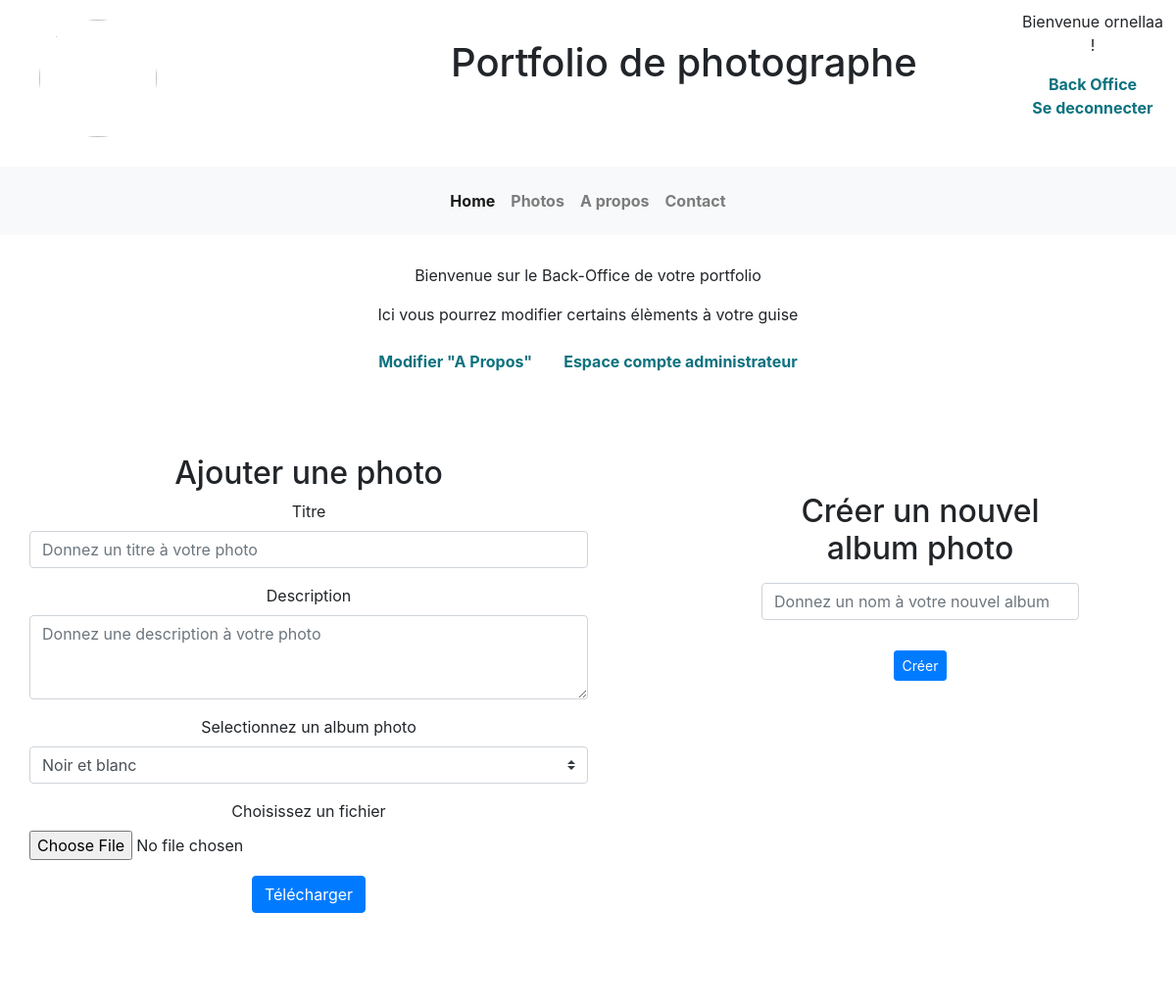
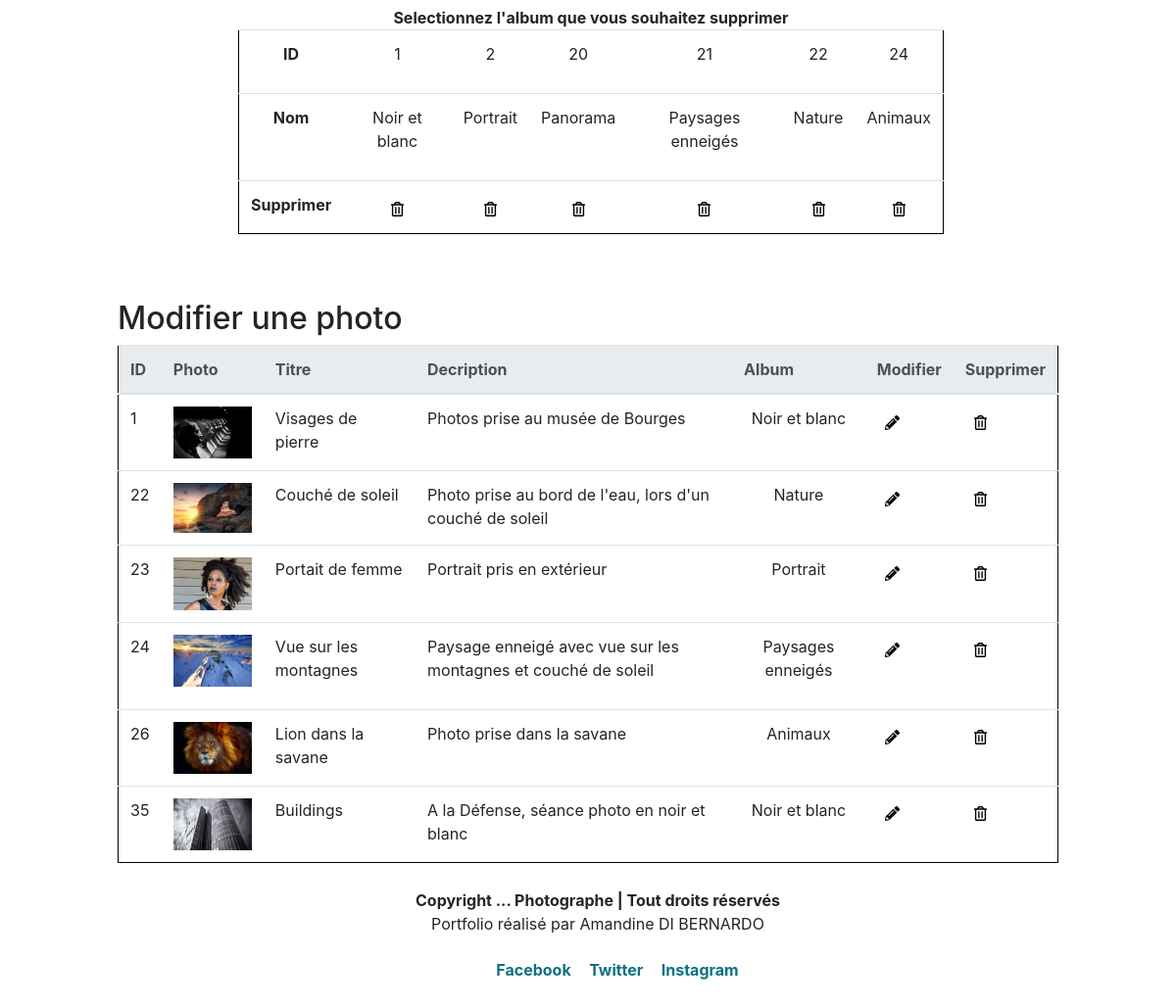
/index.php?controller=backoffice&action=afficherBackOffice (signed in), run on the app's committed database (2 pictures, top to bottom).
### tables this page shows
CREATE TABLE `album` (
  `a_id` int(11) NOT NULL,
  `a_nom` varchar(25) DEFAULT NULL
);

CREATE TABLE `photo` (
  `p_id` int(11) NOT NULL,
  `p_description` longtext,
  `p_title` varchar(25) DEFAULT NULL,
  `p_url` varchar(250) DEFAULT NULL,
  `a_id_fk` int(11) DEFAULT NULL,
  `u_id_fk` int(11) DEFAULT NULL
);

### Controllers/backOfficeController.php (called while the page is built, shortened)
<?php
class BackOfficeController extends CoreController
{
	public function afficherBackOfficeAction()
	{
		$model = new photoModel();
		$mesPhotos = $model->getMyPhotos();
		$albums = $model->getAllAlbums();
		foreach ($mesPhotos as $maPhoto)
		{
		 	if(!empty($maPhoto->albumId))
		 	{
		 		$model = new AlbumModel();
				$albumByPhoto = $model->getInfoAlbum($maPhoto->albumId);
		 	}
		}
		require(VIEWS.'BackOffice/backOfficeView.php');
	}
}

### Models/albumModel.php (called while the page is built, shortened)
<?php
class AlbumModel extends CoreModel
{
		public function getInfoAlbum($idAlbum){
		$albums = array();
		$sql = 'SELECT * FROM album WHERE a_id = '.$idAlbum;
		$datas = $this->MakeSelect($sql);
		foreach ($datas as $data) {
			$albums[] = new Album($data);
		}
		return $albums;
	}
}

### Models/coreModel.php (called while the page is built, shortened)
<?php
class CoreModel{
    private static $pdo = NULL;
    public function __construct(){
        if(self::$pdo == NULL){
            self::$pdo = new PDO ('mysql:host=' . DB_HOST . ';dbname=' . DB_NAME . ';charset=utf8', DB_USER, DB_PASS);
            self::$pdo->setAttribute(PDO::ATTR_ERRMODE, PDO::ERRMODE_EXCEPTION);
        }
        return self::$pdo;
    }
    protected function makeStatement($sql, $params = array())
    {
        if(count($params) == 0)
        {
            $statement = self::$pdo->query($sql);
        }
        return $statement;
    }
    protected function makeSelect($sql, $params = array(), $fetchStyle = PDO::FETCH_ASSOC)
    {
        $statement = $this->makeStatement($sql, $params);
        $data = $statement->fetchAll($fetchStyle);
        return $data;
    }
}

### Models/photoModel.php (called while the page is built, shortened)
<?php
class PhotoModel extends CoreModel
{
	public function getMyPhotos(){
		$mesPhotos = array();
		$sql ='SELECT * FROM photo ORDER BY p_id';
		$datas = $this->MakeSelect($sql);
		foreach ($datas as $data) {
			$mesPhotos[] = new Photo($data);
		}
		return $mesPhotos;
	}
	public function getAllAlbums(){
		$albums = array();
		$sql = 'SELECT * FROM album ORDER BY a_id';
		$datas = $this->MakeSelect($sql);
		foreach ($datas as $data) {
			$albums[] = new Album($data);
		}
		return $albums;
	}
}

### Classes/album.class.php (called while the page is built, shortened)
<?php
class Album{
	public $albumId;
	public $albumNom;
	public function __construct(array $data){
		$this->albumId = $data['a_id'];
		$this->albumNom = $data['a_nom'];
	}
    public function getAlbumId()
    {
        return $this->albumId;
    }
    public function getAlbumNom()
    {
        return $this->albumNom;
    }
}

### Classes/photo.class.php (called while the page is built, shortened)
<?php
Class Photo{
	 public $id;
	 public $description;
	 public $title;
	 public $url;
     public $albumId;
	 public function __construct(array $data){
	 	$this->id = $data['p_id'];
	 	$this->description = $data['p_description'];
	 	$this->title = $data['p_title'];
	 	$this->url = $data['p_url'];
        $this->albumId = $data['a_id_fk'];
	 }
    public function getId()
    {
        return $this->id;
    }
    public function getDescription()
    {
        return $this->description;
    }
    public function getTitle()
    {
        return $this->title;
    }
    public function getUrl()
    {
        return $this->url;
    }
    public function getAlbumId()
    {
        return $this->albumId;
    }
}

### Views/BackOffice/backOfficeView.php (the view, shortened to what this page needs)
<!DOCTYPE html>
<html>
<head>
	<link rel="stylesheet" type="text/css" href="./assets/css/backOfficeStyle.css">
</head>
<body>
<div id="content" class="content">
		<div class="bloc_top">
			<p>Bienvenue sur le Back-Office de votre portfolio</p>
			<p>Ici vous pourrez modifier certains élèments à votre guise</p>
			<ul class="nav justify-content-center">
			  <li class="nav-item">
			    <a class="nav-link " href="index.php?controller=section&action=afficherSectionBO" id="showAPropos">Modifier "A Propos"</a>
			  </li>
			  <li class="nav-item">
			    <a class="nav-link utilisateurButton" href="index.php?controller=utilisateur&action=afficherUtilisateurBO" id="showUtilisateurBO">Espace compte administrateur</a>
			  </li>
			</ul>
		</div>
		<div class="conteneur1" ">
			<div class="container ajoutphoto">
				<h2>Ajouter une photo</h2>
			 	<form action="index.php?controller=photo&action=uploadPhoto" method="post" enctype="multipart/form-data">
					<div class="form-group">
				      	<label for="titlePic">Titre</label>
						<input type="text" id="titlePic"  placeholder="Donnez un titre à votre photo" class="form-control" name="title">
					</div>
				    <div class="form-group">
				      	<label for="descriptionPic">Description</label>
						<textarea id="descriptionPic" placeholder="Donnez une description à votre photo" class="form-control" name="description" rows="3"></textarea>
				    </div>
					<div class="form-group">
					    <label for="album">Selectionnez un album photo</label>
							<select name="album" class="custom-select">
								<?php
								foreach ($albums as $album) {
									echo '<option value="'. $album->getAlbumId().'">'.$album->getAlbumNom().'</option>';
								}
								?>
							</select>
					</div>
					<div class="form-group">
						<label for="fileToUpload">Choisissez un fichier</label>
	    				<input type="file" class="form-control-file" name="fileToUpload" id="fileToUpload">
					</div>
						<input type="submit" class="btn btn-primary" name="submit" value="Télécharger" id="addPic" />
				</form>
			</div>
			<div class="rightside">
				<div class="modifAlbum">
				 	<form action="index.php?controller=album&action=ajouterAlbum" method="post">
					 	<div class="form-group">
					      	<h2>Créer un nouvel album photo</h2>
							<input type="text" id="nouvelAlbumPhoto" class="form-control" name="nouvelAlbum" placeholder="Donnez un nom à votre nouvel album" >
						</div>
						<input type="submit" name="validerNouvelAlbum" class="btn btn-primary btn-sm" value="Créer">
					</form>
				</div>
			</div>
			<div class="containerVueAlbum">
				<div class="form-group">
				   <span>Selectionnez l'album que vous souhaitez supprimer</span>
					<table class="table">
					  <tbody>
					    <tr>
					      <th scope="row">ID</th>
					    	<?php
				   			foreach ($albums as $album) {
					      		echo'<td><p>'.$album->getAlbumId() . '</p></td>';
					     	}
					     	?>
					    </tr>
					    <tr>
					      <th scope="row">Nom</th>
					    	<?php
				   			foreach ($albums as $album) {
					      		echo'<td><p>'.$album->getAlbumNom() . '</p></td>';
					  		}
					  		?>
					    </tr>
					    <tr>
					      <th scope="row">Supprimer</th>
					      	<?php
				   			foreach ($albums as $album) {
					      	echo'<td><a class="btn btn-outline-primary btn-sm delete supprimerButton" id="deletePic" style"border:none;" href="index.php?controller=album&action=SupprimerAlbum&idAlbum='.$album->getAlbumId().'"><span class="glyphicon glyphicon-trash" aria-hidden="true"><img style="width:15px;height:15px;" src="./assets/images/trash-alt.svg"></span></a></td>';
					  		}
					  		?>
					    </tr>
					  </tbody>
					</table>
			  	</div>
			</div>
		</div>
		<div  class="modifierphoto">
			<h2>Modifier une photo</h2>
			<table class="table">
			  <thead class="thead-light">
			    <tr>
			      <th scope="row">ID</th>
			      <th scope="row">Photo</th>
			      <th scope="row">Titre</th>
			      <th scope="row">Decription</th>
			      <th scope="row">Album</th>
			      <th scope="row">Modifier</th>
			      <th scope="row">Supprimer</th>
			    </tr>
			  </thead>
			  <tbody>
			  	<?php
			foreach ($mesPhotos as $photo) {
			    echo'<tr>';
				echo'<td>'.$photo->getId().'</td>';
				echo'<td><img class="presentationPhoto" src="'.$photo->getUrl().'"></img></td>';
				echo'<td>'.$photo->getTitle().'</td>';
				echo'<td>'.$photo->getDescription().'</td>';
				$albumByPhoto = $model->getInfoAlbum($photo->getAlbumId());
				echo'<td><p>'.$albumByPhoto[0]->albumNom. '</p></td>';
				echo'<td><a class="btn btn-outline-primary btn-sm" style="border:none;" class="modifierButton" href="index.php?controller=backoffice&action=afficherUpdateForm&idPhoto='.$photo->getId().'"><span class="glyphicon glyphicon-pencil" aria-hidden="true"><img style="width:15px;height:15px;" src="./assets/images/pencil-alt.svg"></span></a></td>';
				echo'<td><a class="btn btn-outline-primary btn-sm" style="border:none;" id="deletePic" href="index.php?controller=photo&action=SupprimerPhoto&idPhoto='.$photo->getId().'"><span class="glyphicon glyphicon-trash" aria-hidden="true"><img style="width:15px;height:15px;" src="./assets/images/trash-alt.svg"></span></a></td>';
				echo'</tr>';
			  }
			  ?>
			  </tbody>
			</table>
		</div>
	</div>
</body>
</html>

### assets/css/commonLayoutStyle.css (style rules this page uses)
body { box-sizing: border-box; margin: 0; padding: 0; }
#content { width: 100%; }
li { list-style-type: none; }
span { font-weight: bold; }
span, p { display: block; text-align: center; }

### assets/css/headerLayout.css (style rules this page uses)
body { box-sizing: border-box; padding: 0; margin: 0; }
a { color: #0D727F; font-weight: bold; }

### assets/css/backOfficeStyle.css (style rules this page uses)
body { box-sizing: border-box; padding: 0; margin: 0; }
.conteneur1 { display: block; width: 100%; margin: 15px; }
.ajoutphoto { display: inline-block; margin: 0 auto; width: 50%; height: 500px; padding: 15px; text-align: center; float:left; }
.ajoutphoto label { text-align: center; }
.modifAlbum { width: 30%; height: 200px; float:right; margin: 5%; text-align: center; vertical-align: top; }
.modifAlbum input { margin-top: 15px; }
form { text-align: center; }
.modifierphoto { width:80%; float: left; margin-left:10%; }
table { border:1px solid black; border-collapse: collapse; }
.containerVueAlbum { width: 60%; height: 300px; text-align: center; float: left; clear: both; margin-left:19%; margin-top: 7%; }
td img { width:80px; }
.rightside { margin:5%; }
.bloc_top { padding-top: 3%; }
.supprimerButton { border: none; }

### assets/css/footerLayoutStyle.css (style rules this page uses)
body { box-sizing: border-box; padding: 0; margin: 0; }
li { list-style-type: none; }

### data on the page
album: a_id "1", a_nom "Noir et blanc"
album: a_id "2", a_nom "Portrait"
album: a_id "20", a_nom "Panorama"
album: a_id "21", a_nom "Paysages enneigés"
album: a_id "22", a_nom "Nature"
album: a_id "24", a_nom "Animaux"
photo: p_id "1", shows a picture, p_title "Visages de pierre", p_description "Photos prise au musée de Bourges", a_id_fk.a_nom "Noir et blanc"
photo: p_id "22", shows a picture, p_title "Couché de soleil", p_description "Photo prise au bord de l'eau, lors d'un couché de soleil", a_id_fk.a_nom "Nature"
photo: p_id "23", shows a picture, p_title "Portait de femme", p_description "Portrait pris en extérieur", a_id_fk.a_nom "Portrait"
photo: p_id "24", shows a picture, p_title "Vue sur les montagnes", p_description "Paysage enneigé avec vue sur les montagnes et couché de soleil", a_id_fk.a_nom "Paysages enneigés"
photo: p_id "26", shows a picture, p_title "Lion dans la savane", p_description "Photo prise dans la savane", a_id_fk.a_nom "Animaux"
photo: p_id "35", shows a picture, p_title "Buildings", p_description "A la Défense, séance photo en noir et blanc", a_id_fk.a_nom "Noir et blanc"

### other printed values
$_SESSION['portfolio']['utilisateur']['u_pseudo'] "ornellaa"
form field album "Noir et blanc"
